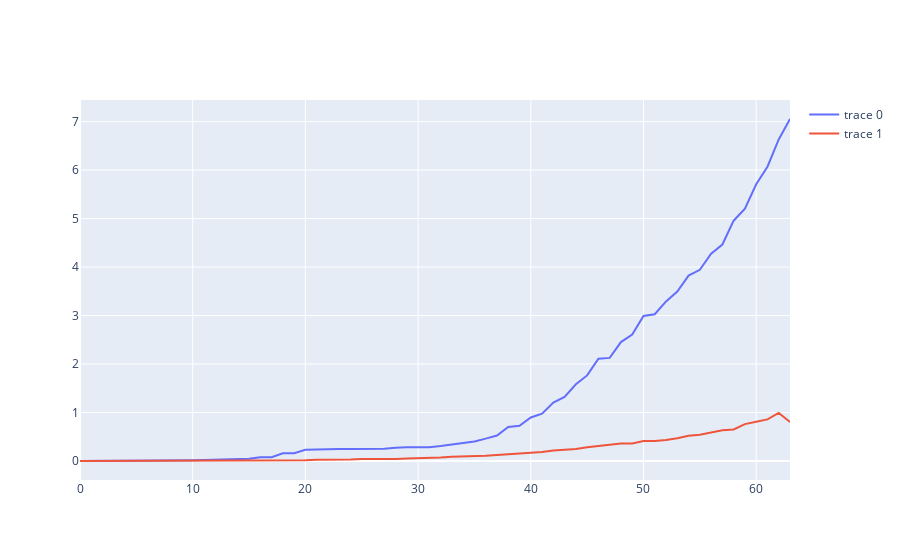

Source (notebook cell):
### Code cell
import plotly.graph_objects as go
fig = go.Figure()
fig.add_trace(go.Scatter(y=maxs, mode='lines'))
fig.add_trace(go.Scatter(y=mins, mode='lines'))
fig.show()
